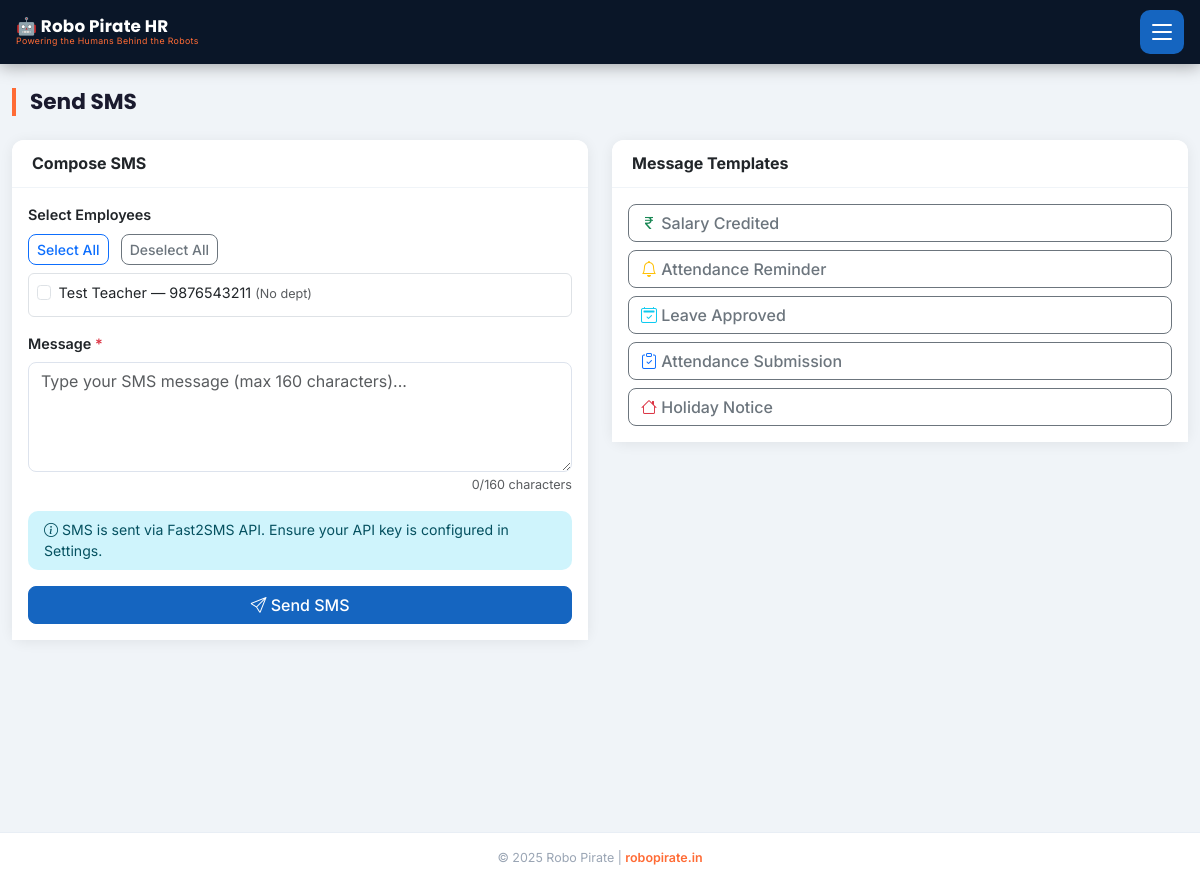
Before: /sms (signed in) with the older database file.
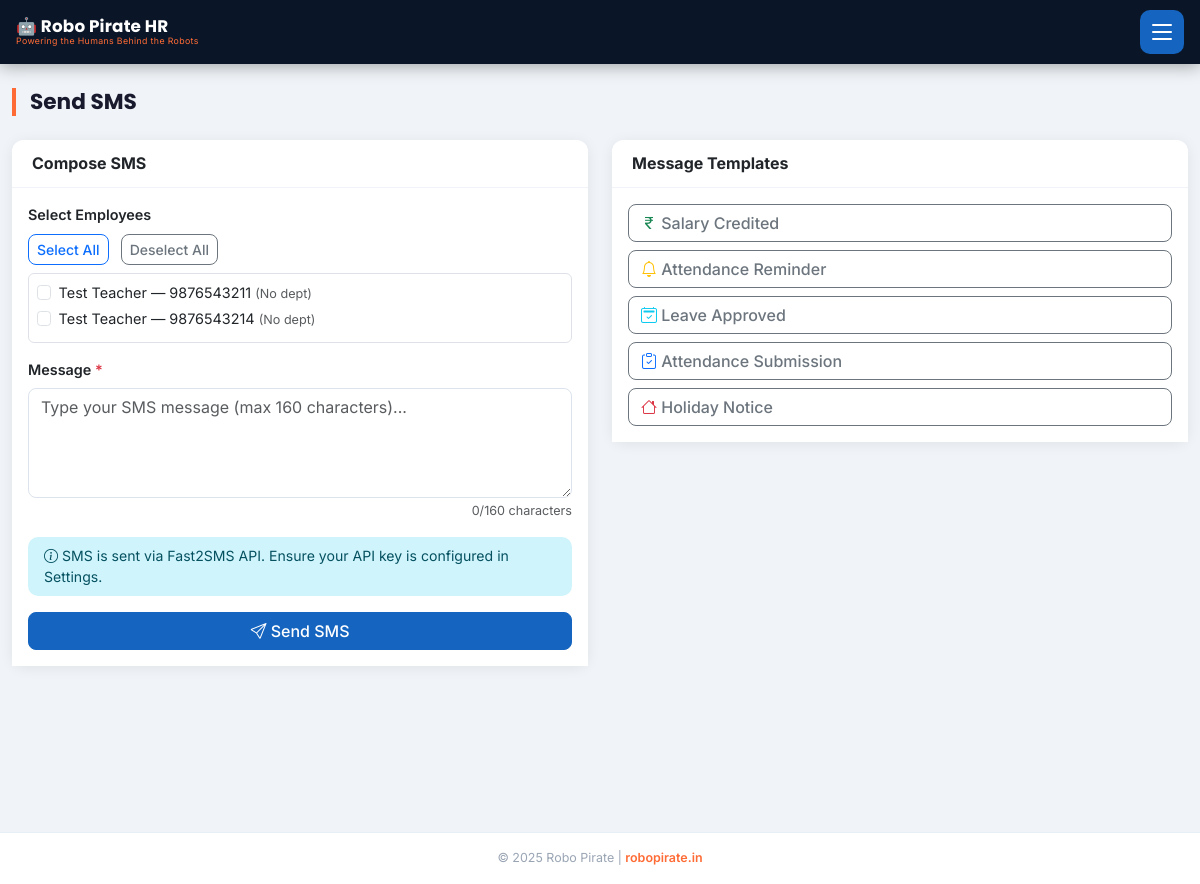
After: the same page with the newer database file.
### models.py (models this page shows, shortened)
class Employee(db.Model):
    __tablename__ = 'employees'
    id = db.Column(db.Integer, primary_key=True)
    emp_id = db.Column(db.String(20), unique=True, nullable=False)
    name = db.Column(db.String(100), nullable=False)
    phone = db.Column(db.String(15), nullable=False)
    email = db.Column(db.String(120))
    department_id = db.Column(db.Integer, db.ForeignKey('departments.id'))
    designation = db.Column(db.String(100))
    basic_salary = db.Column(db.Float, default=0.0)
    joining_date = db.Column(db.Date, default=date.today)
    is_active = db.Column(db.Boolean, default=True)
    bank_name = db.Column(db.String(100))
    account_number = db.Column(db.String(30))
    ifsc_code = db.Column(db.String(20))
    pan_number = db.Column(db.String(20))
    aadhar_number = db.Column(db.String(20))
    attendances = db.relationship('Attendance', backref='employee', lazy=True)
    leaves = db.relationship('Leave', backref='employee', lazy=True)
    payrolls = db.relationship('Payroll', backref='employee', lazy=True)
    advances = db.relationship('Advance', backref='employee', lazy=True)
    schools = db.relationship('School', secondary=employee_schools, lazy=True,
                              backref=db.backref('assigned_employees', lazy=True))

### blueprints/admin.py (the view, shortened to what this page needs)
@bp.route('/sms', methods=['GET', 'POST'])
@login_required
def sms_panel():
    emps = Employee.query.filter_by(is_active=True).order_by(Employee.name).all()
    return render_template('sms.html', employees=emps)

### app.py (called while the page is built)
@app.before_request
def load_persisted_config():
    global _persisted_config_loaded
    if not _persisted_config_loaded:
        persisted_key = AppConfig.get('FAST2SMS_API_KEY')
        if persisted_key:
            app.config['FAST2SMS_API_KEY'] = persisted_key
        _persisted_config_loaded = True

@login_manager.user_loader
def load_user(user_id):
    return User.query.get(int(user_id))

@app.before_request
def restrict_employee_to_portal():
    if current_user.is_authenticated and not current_user.is_admin:
        allowed = ('/portal', '/employee', '/static', '/api', '/logout')
        if request.path != '/' and not request.path.startswith(allowed):
            return redirect(url_for('portal.portal_dashboard'))

### templates/sms.html (shortened to what this page needs)
{% extends 'base.html' %}
{% block content %}
<div class="container-fluid py-4">
  <h4 class="page-header mb-4">Send SMS</h4>
  <div class="row g-4">
    <div class="col-lg-6">
      <div class="card border-0 shadow-sm">
        <div class="card-header bg-white border-bottom">
          <h6 class="mb-0 fw-bold">Compose SMS</h6>
        </div>
        <div class="card-body">
          <form method="POST">
            <div class="mb-3">
              <label class="form-label fw-semibold">Select Employees</label>
              <div class="mb-2">
                <button type="button" class="btn btn-sm btn-outline-primary me-2" onclick="selectAll(true)">Select All</button>
                <button type="button" class="btn btn-sm btn-outline-secondary" onclick="selectAll(false)">Deselect All</button>
              </div>
              <div class="border rounded p-2" style="max-height:250px; overflow-y:auto">
                {% for emp in employees %}
                <div class="form-check">
                  <input type="checkbox" name="employee_ids" value="{{ emp.id }}"
                         class="form-check-input emp-check" id="emp_{{ emp.id }}">
                  <label class="form-check-label" for="emp_{{ emp.id }}">
                    {{ emp.name }} — {{ emp.phone }}
                    <span class="text-muted small">({{ emp.dept.name if emp.dept else 'No dept' }})</span>
                  </label>
                </div>
                {% endfor %}
              </div>
            </div>
            <div class="mb-3">
              <label class="form-label fw-semibold">Message <span class="text-danger">*</span></label>
              <textarea name="message" class="form-control" rows="4" maxlength="160"
                        placeholder="Type your SMS message (max 160 characters)..."
                        oninput="updateCount(this)" required></textarea>
              <div class="text-end text-muted small mt-1"><span id="charCount">0</span>/160 characters</div>
            </div>
            <div class="alert alert-info py-2 small">
              <i class="bi bi-info-circle"></i>
              SMS is sent via Fast2SMS API. Ensure your API key is configured in Settings.
            </div>
            <button type="submit" class="btn btn-primary w-100">
              <i class="bi bi-send"></i> Send SMS
            </button>
          </form>
        </div>
      </div>
    </div>
    <div class="col-lg-6">
      <div class="card border-0 shadow-sm">
        <div class="card-header bg-white border-bottom">
          <h6 class="mb-0 fw-bold">Message Templates</h6>
        </div>
        <div class="card-body d-grid gap-2">
          <button class="btn btn-outline-secondary text-start" onclick="setTemplate('Your salary for this month has been credited to your bank account. - HR Team')">
            <i class="bi bi-currency-rupee text-success"></i> Salary Credited
          </button>
          <button class="btn btn-outline-secondary text-start" onclick="setTemplate('This is a reminder that tomorrow is a working day. Please be present on time. - HR Team')">
            <i class="bi bi-bell text-warning"></i> Attendance Reminder
          </button>
          <button class="btn btn-outline-secondary text-start" onclick="setTemplate('Your leave application has been approved. - HR Team')">
            <i class="bi bi-calendar2-check text-info"></i> Leave Approved
          </button>
          <button class="btn btn-outline-secondary text-start" onclick="setTemplate('Please submit your attendance for this week. - HR Team')">
            <i class="bi bi-clipboard-check text-primary"></i> Attendance Submission
          </button>
          <button class="btn btn-outline-secondary text-start" onclick="setTemplate('Holiday notice: The office will be closed tomorrow. - HR Team')">
            <i class="bi bi-house text-danger"></i> Holiday Notice
          </button>
        </div>
      </div>
    </div>
  </div>
</div>
{% endblock %}

Changed rows visible on the page:
added Employee: name "Test Teacher", phone "9876543214", dept "No dept"
